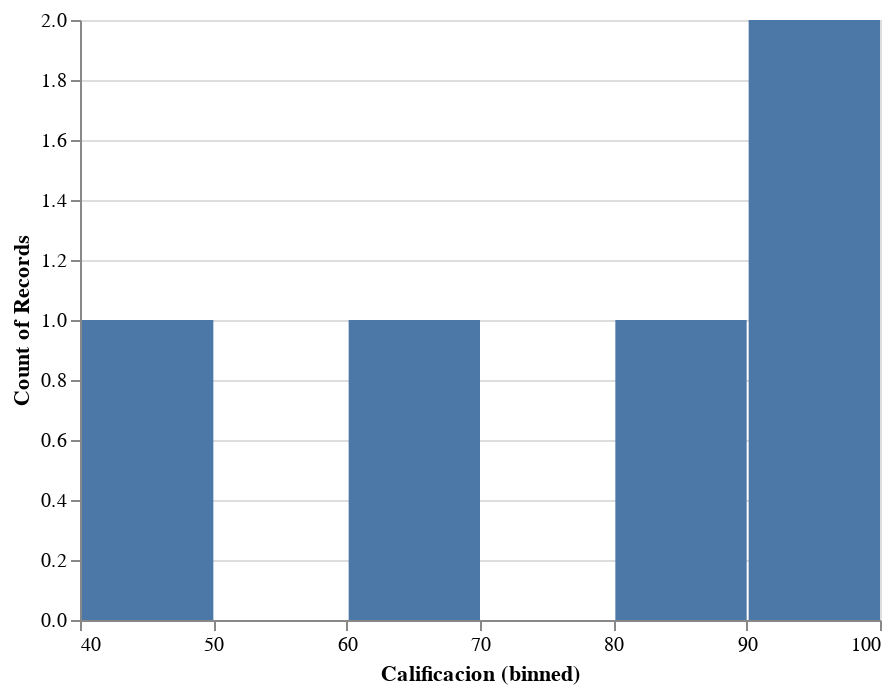

The cell this chart's notebook holds for it:
### Code cell
import pandas as pd
import altair as alt

data = {
    'Nombre': ['Nicolas', 'Martin', 'Anita','Valentina','Margarita'],
    'Calificacion': [100, 90, 80, 60, 45]
}
df = pd.DataFrame(data)

alt.Chart(df).mark_bar().encode(
    x=alt.X("Calificacion:Q", bin=True),
    y='count()'
)

### Figure 1 — Vega-Lite specification as saved in the notebook (floating-point values rounded to 4 significant figures)
{"config": {"view": {"continuousWidth": 400, "continuousHeight": 300}}, "data": {"name": "data-40aeebae09ab24e934719417f199572f"}, "mark": "bar", "encoding": {"x": {"bin": true, "field": "Calificacion", "type": "quantitative"}, "y": {"aggregate": "count", "type": "quantitative"}}, "$schema": "https://vega.github.io/schema/vega-lite/v4.17.0.json", "datasets": {"data-40aeebae09ab24e934719417f199572f": [{"Nombre": "Nicolas", "Calificacion": 100}, {"Nombre": "Martin", "Calificacion": 90}, {"Nombre": "Anita", "Calificacion": 80}, {"Nombre": "Valentina", "Calificacion": 60}, {"Nombre": "Margarita", "Calificacion": 45}]}}
